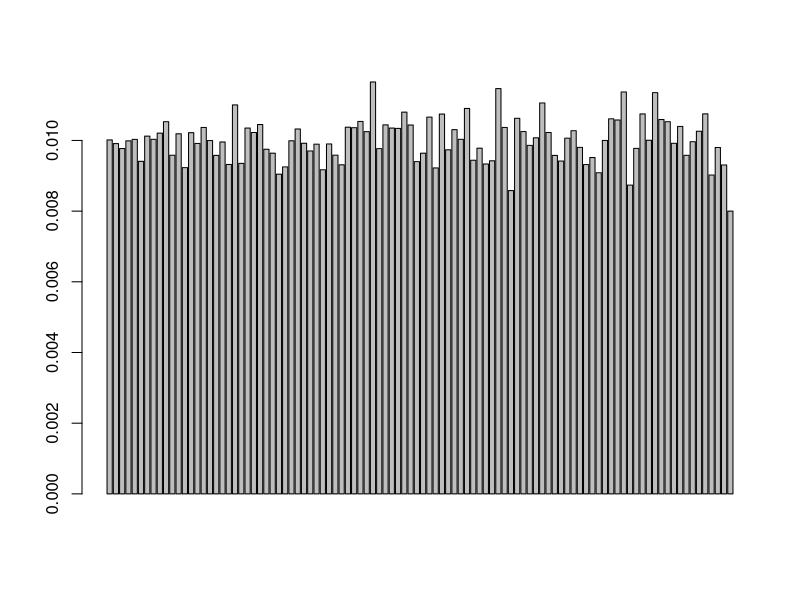

This chart was generated by the following R code:
n <- 50
prisoner <- c(1:(2*n))
card <- sample(prisoner)
Find_or_not <- 0

first_card <- function(n, k, strategy, card) {
  if (strategy == 1) {
    card_find <- card[k]
  }
  else if (strategy == 2) {
    card_find <- card[sample(c(1:(2*n)), 1)]
  }
  return(card_find)
}

strategy_1_2 <- function(n, k, card, card_find) {
  Find_or_not <- FALSE

  for (prisoner_try in 1:n) {
    if (card_find == k) {
      Find_or_not <- TRUE
      break
    }
    card_find <- card[card_find]
  }
  return(Find_or_not)
}

strategy_3 <- function(n, k, card) {
  return(sum(k == card[sample(c(1:(2*n)), n)]))
}


Pone <- function(n, k, strategy, nreps) {
  
  prisoner <- c(1:(2*n))
  escape_num <- 0
  
  for (rep in 1:nreps) {
    
    card <- sample(prisoner)
    
    if (strategy == 1 | strategy == 2) {
      card_find <- first_card(n, k, strategy, card)
      escape_num <- escape_num + strategy_1_2(n, k, card, card_find)
    }
    
    else if (strategy == 3) {
      escape_num <- escape_num + strategy_3(n, k, card)
    }
    
  }
  
  return(escape_num/nreps)

}

Pone(50, 1, 1, 10000)
Pone(50, 1, 2, 10000)
Pone(50, 1, 3, 10000)
system.time(Pone(50, 1, 1, 10000))
system.time(Pone(50, 1, 2, 10000))
system.time(Pone(50, 1, 3, 10000))

Pall <- function(n, strategy, nreps) {
  prisoner <- c(1:(2*n))
  success_escape <- 0
  
  for (rep in 1:nreps) {
    
    card <- sample(prisoner)
    escape_num <- 0
    
    for (k in 1:(2*n)) {
      
      if (strategy == 1 | strategy == 2) {
        card_find <- first_card(n, k, strategy, card)
        Find_or_not <- strategy_1_2(n, k, card, card_find)
        if (!Find_or_not) {break}
        escape_num <- escape_num + 1
      }
      
      else if (strategy == 3) {
        Find_or_not <- strategy_3(n, k, card)
        if (!Find_or_not) {break}
        escape_num <- escape_num + 1
      }
    }
    success_escape <- success_escape + (escape_num == (2*n))
    
  }
  return(success_escape/nreps)
  
}

Pall(50, 1, 10000)
Pall(50, 2, 10000)
Pall(50, 3, 10000)
system.time(Pall(50, 1, 10000))
system.time(Pall(50, 2, 10000))
system.time(Pall(50, 3, 10000))

dloop <- function(n, nreps) {
  occur <- array(0, dim = 2*n)
  box <- c(1:(2*n))
  
  for (try in 1:nreps) {
    card <- sample(box)
    
    for (k in 1:(2*n)) {
      card_find <- card[k]
      for (try_k in 1:(2*n)) {
        if(card_find == k) {
          occur[try_k] <- occur[try_k] + 1
          break
        }
        card_find <- card[card_find]
      } 
      
    }
  }
  prob <- occur/(nreps * 2 * n)
  return(prob)
}
test <- dloop(50,10000)
barplot(test)
sum(dloop(50,10000))
system.time(dloop(50, 10000))

sum(test[1:50])




# 
# 
# Pone <- function(n, k, strategy, nrep) {
#   prisoner <- c(1:(2*n))
#   sum <- 0
#   for (num in 1:nrep) {
#     card <- sample(prisoner)
#     Find_or_not <- 0
#     
#     if (strategy == 3) {
#       for (i in 1:(2*n)) {
#         tmp <- sum(i == card[sample(c(1:(2*n)), n)])
#         Find_or_not <- Find_or_not + tmp
#         
#         # card_find <- card[sample(c(1:(2*n)), n)]
#         # card_find <- card[sample(prisoner, n)]
#         # for (j in 1:n) {
#         #   if (card_find[j] == i) {
#         #     Find_or_not = Find_or_not + 1
#         #     break
#         #   }
#         # }
#       }
#       
#       
#     }
#     
#     else {
#       for(i in 1:(2*n)) {
#         
#         if (strategy == 1) {
#           card_find <- card[i]#1、2策略的区别在这里改
#         }
#         else if (strategy == 2) {
#           card_find <- card[sample(c(1:(2*n)), 1)]
#         }
# 
#         for (j in 1:n) {
# 
#           if (card_find == i) {
#             Find_or_not = Find_or_not + 1
#             break
#           }
#           card_find <- card[card_find]
# 
#         }
#       }
#     }
#     
#     sum <- sum + Find_or_not
#   }
# 
#   prob <- sum / (nrep*100)
#   return(prob)
# }
# 
# Pone(50,3,10000)
# system.time(Pone(50,1,1000))
# system.time(Pone(50,2,1000))
# system.time(Pone(50,3,1000))
# 
# 
# system.time(test1())
# system.time(test2())


